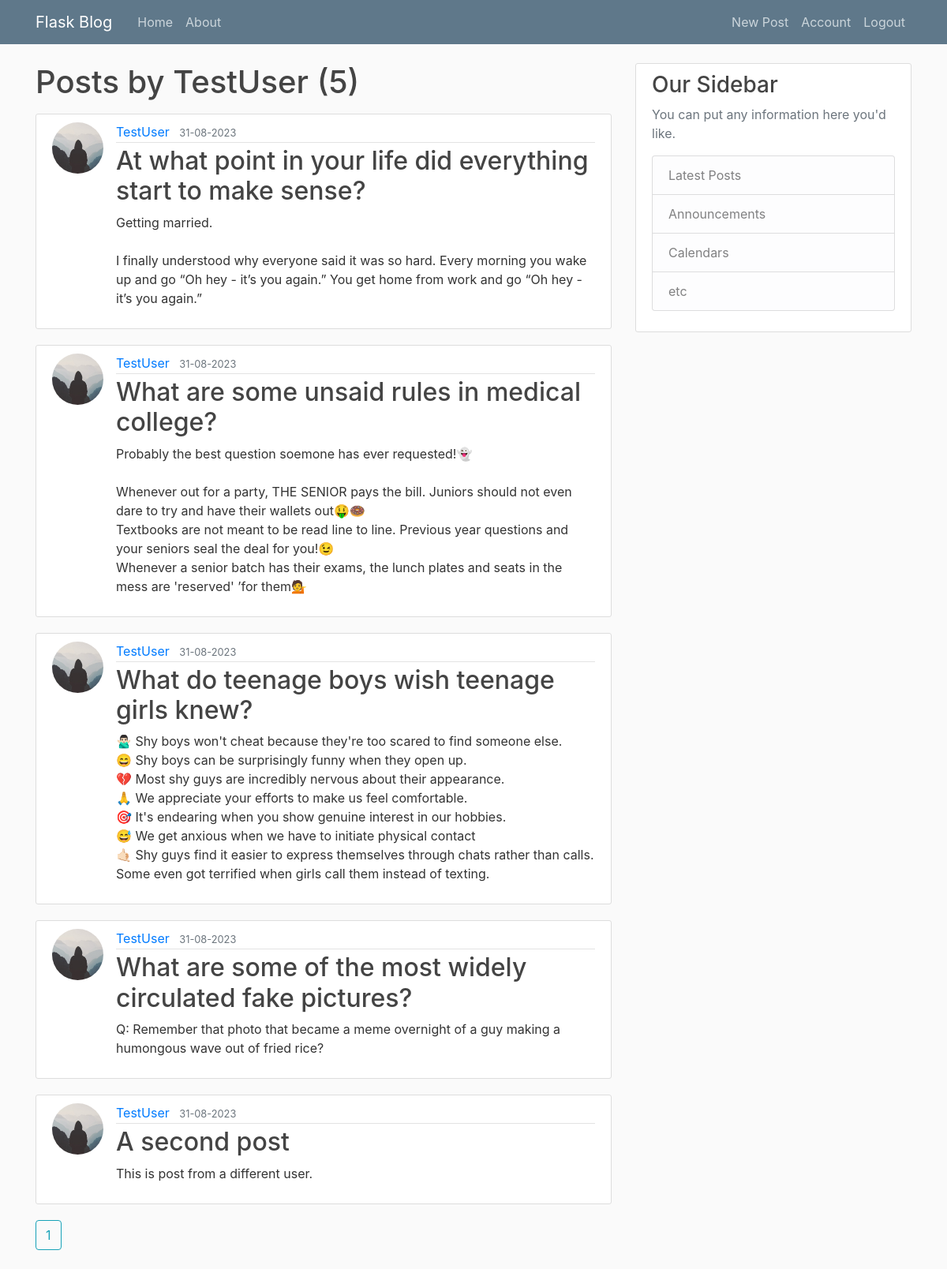
Screenshot of /user/TestUser (signed in) with the database file from the repository.
### flaskblog/models.py (models this page shows, shortened)
class User(db.Model, UserMixin):
    id = db.Column(db.Integer, primary_key=True)
    username = db.Column(db.String(20), unique=True, nullable=False)
    email = db.Column(db.String(120), unique=True, nullable=False)
    image_file = db.Column(db.String(50), nullable=False, default='default.jpg')
    password = db.Column(db.String(60), nullable=False)
    posts = db.relationship('Post', backref='author', lazy=True)

class Post(db.Model):
    id = db.Column(db.Integer, primary_key=True)
    title = db.Column(db.String(100), nullable= False)
    date_posted = db.Column(db.DateTime, nullable=False, default=datetime.utcnow)
    content = db.Column(db.Text, nullable=False)
    user_id= db.Column(db.Integer, db.ForeignKey('user.id'), nullable=False)

### flaskblog/users/routes.py (the view)
@users.route("/user/<string:username>")
def user_posts(username):
    page = request.args.get('page', 1, type=int)
    user = User.query.filter_by(username=username).first_or_404()
    posts=Post.query.filter_by(author=user).order_by(Post.date_posted.desc()).paginate(page=page, per_page=5)
    return render_template('user_posts.html',posts=posts, user=user)

### flaskblog/models.py (called while the page is built)
@login_manager.user_loader
def load_user(user_id):
    return User.query.get(int(user_id))

### flaskblog/templates/user_posts.html
{% extends "layout.html" %}
{% block content %}
    <h1 class="mb-3">Posts by {{ user.username }} ({{ posts.total }})</h1>
    {% for post in posts.items %}
        <article class="media content-section">
            <img class="rounded-circle article-img" src="{{ url_for('static', filename='profile_pics/'+ post.author.image_file) }}">
            <div class="media-body">
            <div class="article-metadata">
                <a class="mr-2" href="{{ url_for('users.user_posts', username=post.author.username) }}">{{ post.author.username }}</a>
                <small class="text-muted">{{ post.date_posted.strftime('%d-%m-%Y') }}</small>
            </div>
            <h2><a class="article-title" href="{{ url_for('posts.post', post_id=post.id) }}">{{ post.title }}</a></h2>
            <p class="article-content">{{ post.content }}</p>
            </div>
        </article>
    {% endfor %}
    {% for page_num in posts.iter_pages(left_edge=1, right_edge=1, left_current=1, right_current=2) %}
        {% if page_num %}
            {% if posts.page_num == page_num %}
                <a class="btn btn-info mb-4" href="{{ url_for('users.user_posts', username=user.username, page=page_num) }}">{{ page_num }}</a>
            {% else %}
                <a class="btn btn-outline-info mb-4" href="{{ url_for('users.user_posts', username=user.username, page=page_num) }}">{{ page_num }}</a>
            {% endif %}
        {% else %}
            ...
        {% endif %}
    {% endfor %}
{% endblock content %}

### flaskblog/static/main.css (style rules this page uses)
body { background: #fafafa; color: #333333; margin-top: 5rem; }
h1, h2, h3, h4, h5, h6 { color: #444444; }
.content-section { background: #ffffff; padding: 10px 20px; border: 1px solid #dddddd; border-radius: 3px; margin-bottom: 20px; }
.article-title { color: #444444; }
.article-content { white-space: pre-line; }
.article-img { height: 65px; width: 65px; margin-right: 16px; }
.article-metadata { padding-bottom: 1px; margin-bottom: 4px; border-bottom: 1px solid #e3e3e3 }

### rows the page displays
User: username "TestUser"
Post: image_file (placeholder picture), author.username "TestUser", date_posted "31-08-2023", title "At what point in your life did everything start to make sense?", content "Getting married. I finally understood why everyone said it was so hard. Every morning you wake up and go “Oh hey - it’s you again.” You get home from work and go “Oh hey - it’s you again.”"
Post: image_file (placeholder picture), author.username "TestUser", date_posted "31-08-2023", title "What are some unsaid rules in medical college?", content "Probably the best question soemone has ever requested!👻 Whenever out for a party, THE SENIOR pays the bill. Juniors should not even dare to try and have their wallets out🤑🍩 Textbooks are not meant to be read line to line. Previous year questions and your seniors seal the deal for you!😉 Whenever a senior batch has their exams, the lunch plates and seats in the mess are 'reserved' ’for them💁"
Post: image_file (placeholder picture), author.username "TestUser", date_posted "31-08-2023", title "What do teenage boys wish teenage girls knew?", content "🙅🏻‍♂️ Shy boys won't cheat because they're too scared to find someone else. 😄 Shy boys can be surprisingly funny when they open up. 💔 Most shy guys are incredibly nervous about their appearance. 🙏 We appreciate your efforts to make us feel comfortable. 🎯 It's endearing when you show genuine interest in our hobbies. 😅 We get anxious when we have to initiate physical contact 🤙🏻 Shy guys find it easier to express themselves through chats rather than calls. Some even got terrified when girls call them instead of texting."
Post: image_file (placeholder picture), author.username "TestUser", date_posted "31-08-2023", title "What are some of the most widely circulated fake pictures?", content "Q: Remember that photo that became a meme overnight of a guy making a humongous wave out of fried rice?"
Post: image_file (placeholder picture), author.username "TestUser", date_posted "31-08-2023", title "A second post", content "This is post from a different user."

### other values shown
{{ posts.total }} "5"
{{ page_num }} "1"
